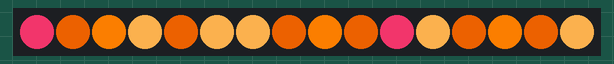
Recording of a sketch running on a simulated Arduino Uno, built with avr-gcc and run on an emulated ATmega328P. Parts: 16 RGB LEDs in strip order, left to right. Dim RGB values are drawn brighter than linear; random numbers use the default seed unless the sketch sets one.

Above: at 7.08 s.
At 7.7 s:
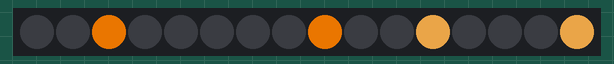
At 35.29 s:
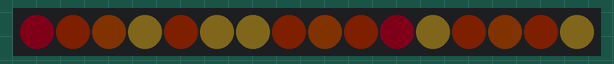

The sketch:

interior_house_lights.ino
```cpp
#include <Adafruit_NeoPixel.h>
#ifdef __AVR__
  #include <avr/power.h>
#endif

#define PIN 6

// Parameter 1 = number of pixels in strip
// Parameter 2 = Arduino pin number (most are valid)
// Parameter 3 = pixel type flags, add together as needed:
//   NEO_KHZ800  800 KHz bitstream (most NeoPixel products w/WS2812 LEDs)
//   NEO_KHZ400  400 KHz (classic 'v1' (not v2) FLORA pixels, WS2811 drivers)
//   NEO_GRB     Pixels are wired for GRB bitstream (most NeoPixel products)
//   NEO_RGB     Pixels are wired for RGB bitstream (v1 FLORA pixels, not v2)
//   NEO_RGBW    Pixels are wired for RGBW bitstream (NeoPixel RGBW products)
Adafruit_NeoPixel strip = Adafruit_NeoPixel(16, PIN, NEO_GRB + NEO_KHZ800);

// IMPORTANT: To reduce NeoPixel burnout risk, add 1000 uF capacitor across
// pixel power leads, add 300 - 500 Ohm resistor on first pixel's data input
// and minimize distance between Arduino and first pixel.  Avoid connecting
// on a live circuit...if you must, connect GND first.

int brightness = 80;
int dir = 1;
int wait = 40;
int minBrightness, maxBrightness;
int highMin = 40;
int lowMin = 1;
int highMax = 250, lowMax = 190;
int minBrightnesses[40];
int minFrequencies[40];
int minRunningSums[40];
int maxBrightnesses[61];
int maxFrequencies[61];
int maxRunningSums[61];
int minFreqSum, maxFreqSum;
bool decreaseWait = false;
bool ledShouldFlicker[16];
bool flicker = false;
bool flickerStarted = false;
int flickerFrame = 0;
int currentFlicker = 1;
int currentFlickerLength = 0;
int numOfFlickers = 0;
bool flickerPaused = false;
int pauseLength = 0;
int pauseFrame = 0;
int delayBeforeFlicker = 0;
int delayFrame = 0;

void setup() {
  // This is for Trinket 5V 16MHz, you can remove these three lines if you are not using a Trinket
  #if defined (__AVR_ATtiny85__)
    if (F_CPU == 16000000) clock_prescale_set(clock_div_1);
  #endif
  // End of trinket special code
  // minBrightness = random(5, 30);
  // maxBrightness = random(180, 200);

  int minSum = 0;
  int maxSum = 0;

  for (int i = 0; i < 40; i++) {
    minBrightnesses[i] = i + 1;
    minFrequencies[i] = 40 - i;
    minRunningSums[i] = minSum + 40 - i;
    minSum += (40 - i);
  }

  for (int i = 0; i < 61; i++) {
    maxBrightnesses[i] = i + 190;
    maxFrequencies[i] = i + 1;
    maxRunningSums[i] = maxSum + i + 1;
    maxSum += (i + 1);
  }

  minBrightness = getMinBrightness();
  maxBrightness = getMaxBrightness();

  strip.begin();
  strip.show(); // Initialize all pixels to 'off'
}

void loop() {
  brightness += dir;
  if (decreaseWait) wait -= 10;
  if (decreaseWait && wait <= 10) decreaseWait = false;
  if (brightness == maxBrightness || brightness == minBrightness) {
    dir *= -1;
    // randomly decide whether flicker should happen
    double rand = random(0, 99) / 100.0;
    if (rand >= 0.54) {
      delayBeforeFlicker = random(5, 30);
      flicker = true;
    }
  }
  if (delayFrame < delayBeforeFlicker) {
    delayFrame++;
  }
  if (brightness == maxBrightness) {
    minBrightness = getMinBrightness();
    wait = (int) random(5, 30);
  }
  if (brightness == minBrightness) {
    maxBrightness = getMaxBrightness();
    wait = 200;
    decreaseWait = true;
  }

  for (int i = 0; i < strip.numPixels(); i++) {
    strip.setPixelColor(i, strip.Color(255, 180, 80));
  }

  strip.setPixelColor(0, strip.Color(222, 49, 99));
  strip.setPixelColor(10, strip.Color(222, 49, 99));
  strip.setPixelColor(2, strip.Color(255, 129, 0));
  strip.setPixelColor(8, strip.Color(255, 129, 0));
  strip.setPixelColor(13, strip.Color(255, 129, 0));
  strip.setPixelColor(4, strip.Color(204, 85, 0));
  strip.setPixelColor(7, strip.Color(204, 85, 0));
  strip.setPixelColor(14, strip.Color(204, 85, 0));
  strip.setPixelColor(12, strip.Color(204, 85, 0));
  strip.setPixelColor(9, strip.Color(204, 85, 0));
  strip.setPixelColor(1, strip.Color(204, 85, 0));
  strip.setBrightness(brightness);

  if (delayFrame == delayBeforeFlicker) doFlicker();

  strip.show();
  delay(wait);

  strip.show();
}

int getMaxBrightness() {
  // get sum of all elements (last element of running sum arr)
  // generate a random number between 1 and that sum
  // find first index in running sum arr with value higher than random val
  // return val at same index in maxbrightnesses arr
  int maxBrightnessSum = maxRunningSums[60];
  int r = random(1, maxBrightnessSum);
  int indexc = findCeil(maxRunningSums, r, 0, 60);
  return maxBrightnesses[indexc];
}

int getMinBrightness() {
  int minBrightnessSum = minRunningSums[39];
  int r = random(1, minBrightnessSum);
  int indexc = findCeil(minRunningSums, r, 0, 39);
  return minBrightnesses[indexc];
}

int findCeil(int arr[], int r, int l, int h)
{
    int mid;
    while (l < h)
    {
        mid = l + ((h - l) >> 1); // Same as mid = (l+h)/2
        if(r > arr[mid])
            l = mid + 1;
        else
            h = mid;
    }
    return (arr[l] >= r) ? l : -1;
}


void doFlicker() {
  // initial settings for this chunk of flicker
  if (flicker && !flickerStarted) {
    // number of times it'll turn on and off
    numOfFlickers = (int) random(2, 5);
    currentFlicker = 1;
    // set which lights should turn off when it flickers
    for (int i = 0; i < 16; i++) {
      double rand = (random(0, 99)) / 100.0;
      if (rand > 0.2) ledShouldFlicker[i] = true;
    }
    flickerStarted = true;
    // how long the first time it turns off should last
    currentFlickerLength = random(3, 14);
  }

  // lights are currently off, increment number of frames they've been off for
  if (!flickerPaused && flickerStarted) {
    flickerFrame++;
  }

  // if lights have been off for currentFlickerLength:
    // pause the flicker so light comes through until it turns off again
    // set length for next time lights turn off
  if (flickerFrame == currentFlickerLength) {
    flickerPaused = true;
    pauseLength = random(2, 10);
    pauseFrame = 0;
    currentFlickerLength = random(3, 14);
  }

  // keep track of how long lights have been on for in between flickers
  if (flickerPaused) {
    pauseFrame++;
  }

  // time for a flicker to start again
  if (flickerPaused && pauseFrame == pauseLength) {
    flickerPaused = false;
    flickerFrame = 0;
    currentFlicker++;
  }

  // turn off the individual LEDs according to boolean value in ledShouldFlicker array
  if (flicker && currentFlicker <= numOfFlickers && !flickerPaused) {
    for (int i = 0; i < 16; i++) {
      if (ledShouldFlicker[i]) {
        strip.setPixelColor(i, strip.Color(0, 0, 0));
      }
    }
  }

  // done with entire round of flickering
  if (currentFlicker > numOfFlickers) {
    flicker = false;
    flickerStarted = false;
    currentFlicker = 0;
    flickerPaused = false;
    delayFrame = 0;
    delayBeforeFlicker = 0;
  }
}
```
